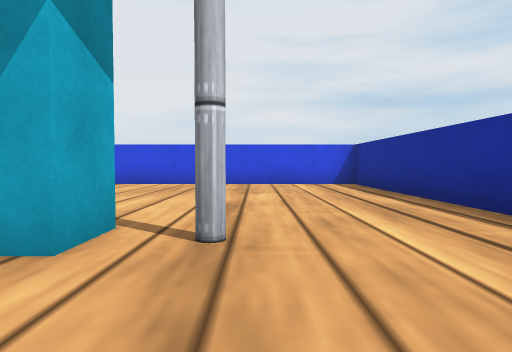
view 1 (above)

24 first-person views from a walk through a Webots world. The camera is 0.05 m above the floor, tilts 2° down and sees 75° across. The floor is counted in squares, 0.1 m on a side. Each view is taken from the middle of a square. On the plan, view 1 faces up. The plan holds only what a view shows up to about 9 squares ahead; the rest is blank. Robots are left out. Webots' stock objects and surfaces are drawn as simple stand-ins.

view 2
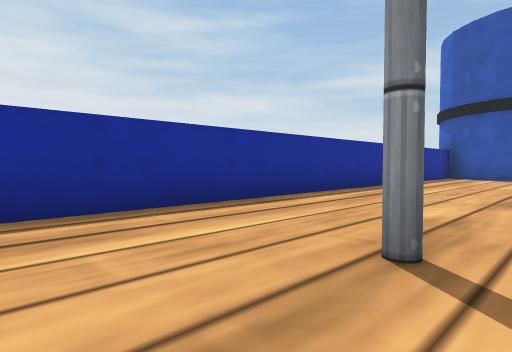

view 3
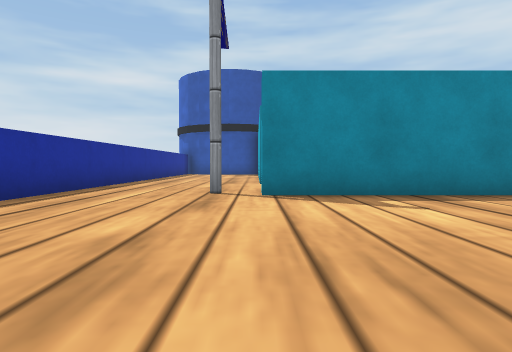

view 4
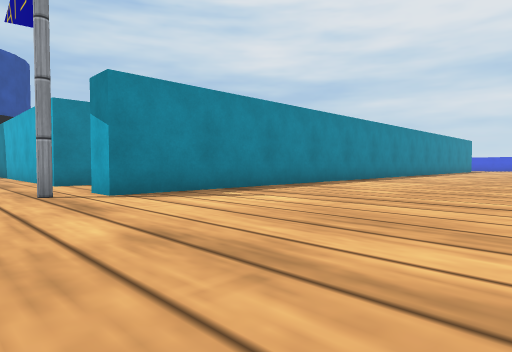

view 5
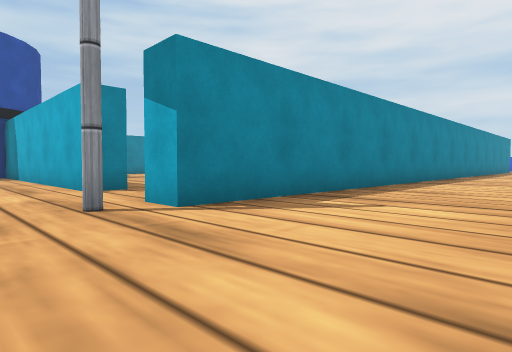

view 6
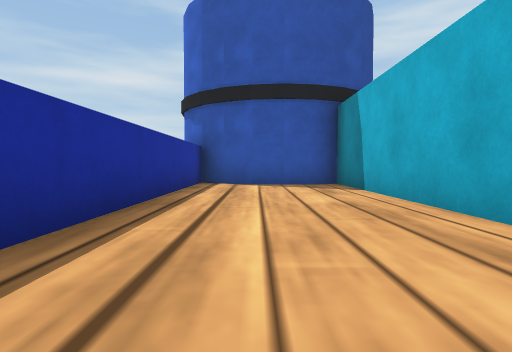

view 7
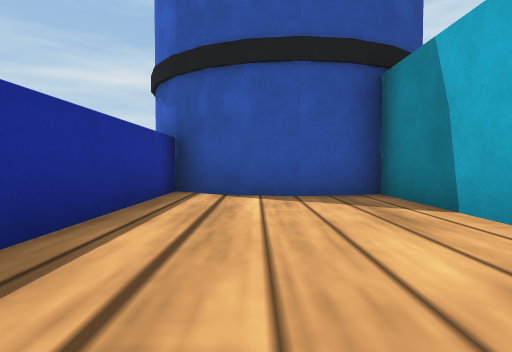

view 8
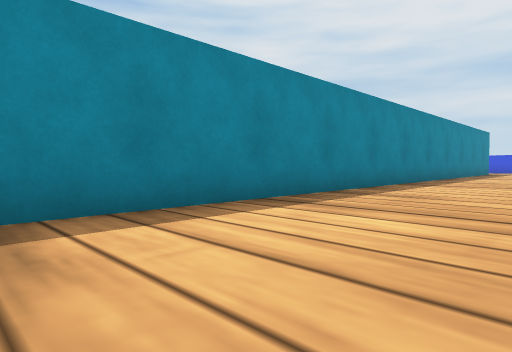

view 9
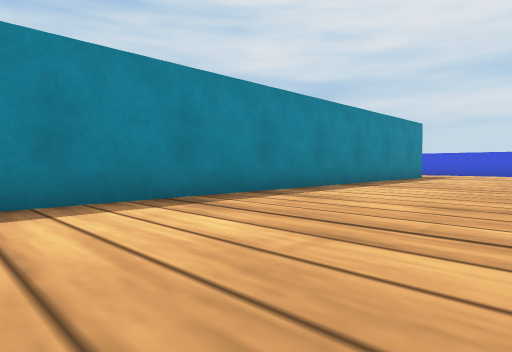

view 10
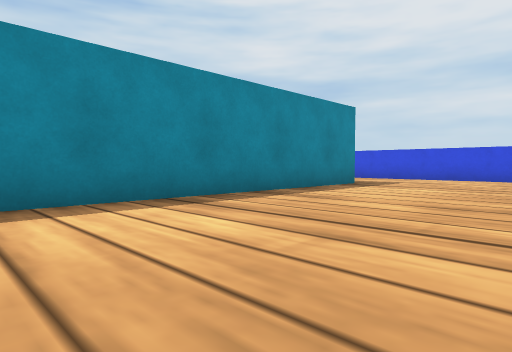

view 11
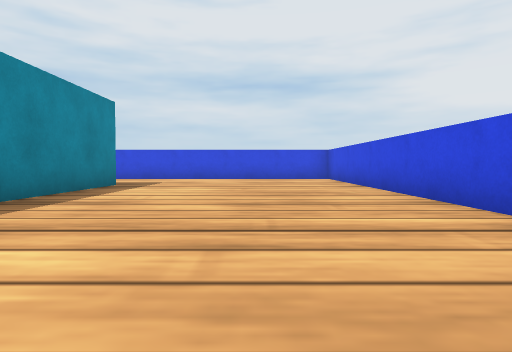

view 12
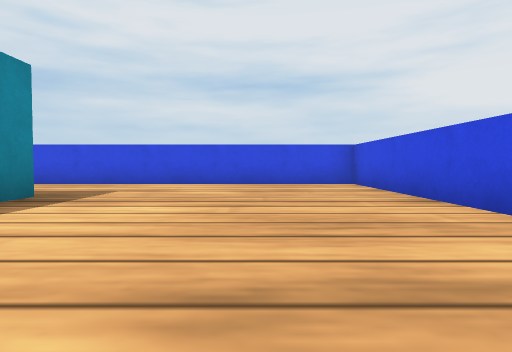

view 13
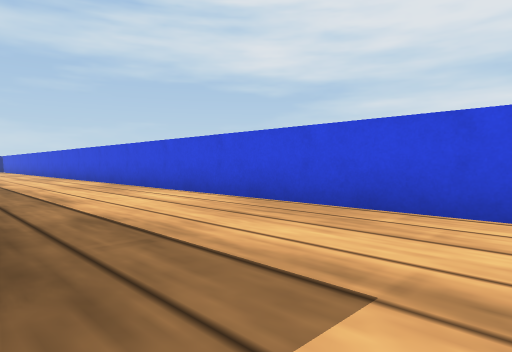

view 14
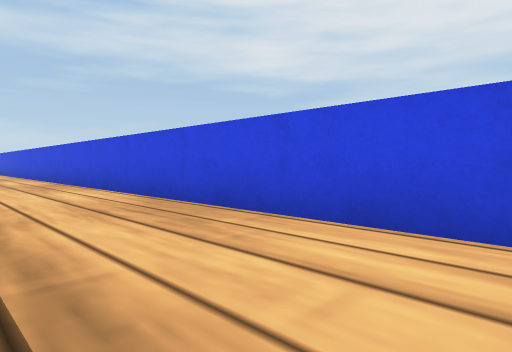

view 15
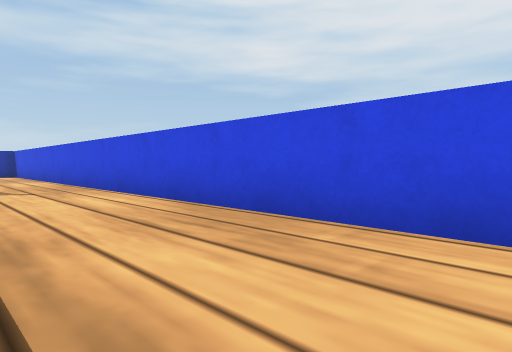

view 16
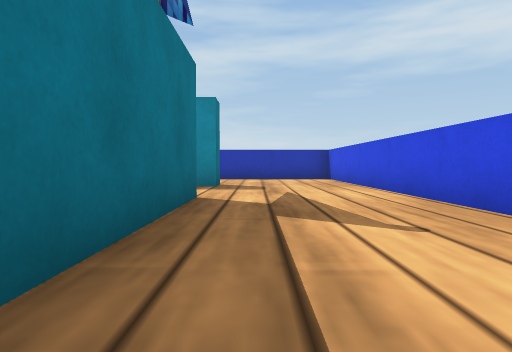

view 17
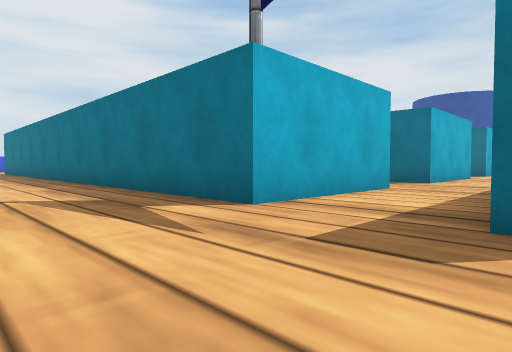

view 18
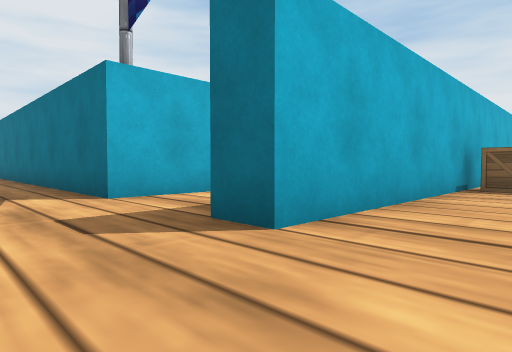

view 19
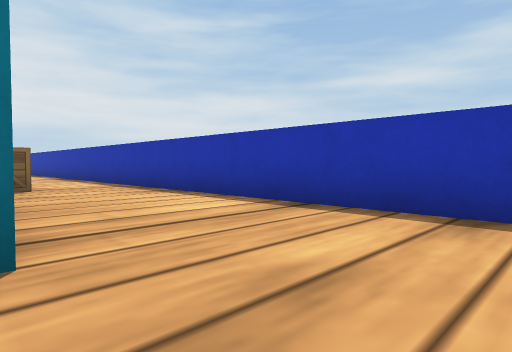

view 20
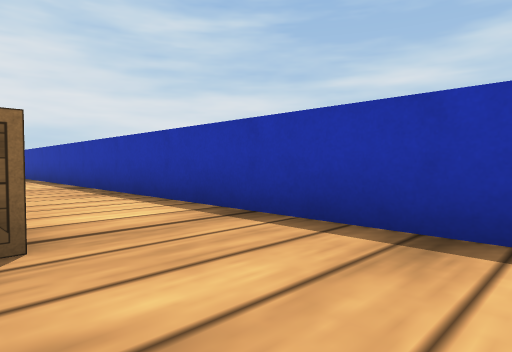

view 21
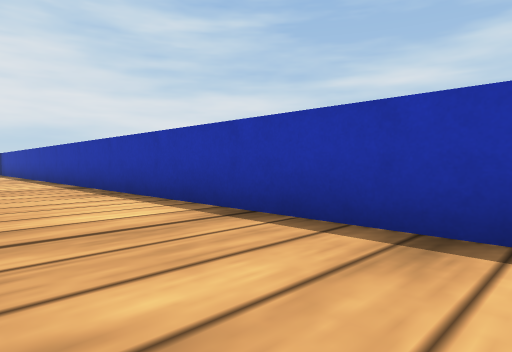

view 22
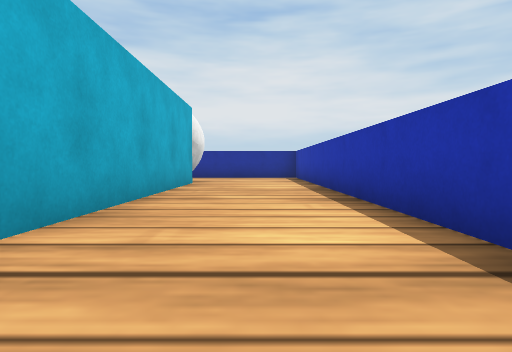

view 23
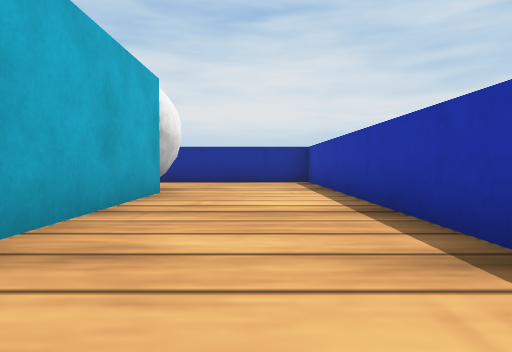

view 24
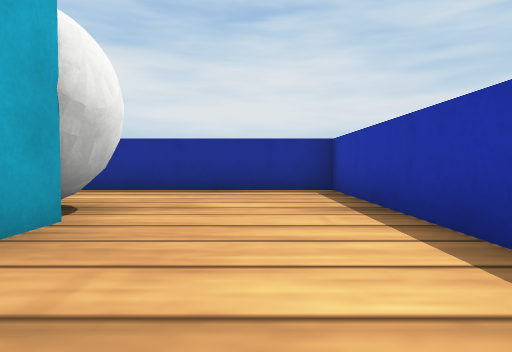

### Floor plan
Points are (right, up) in squares from view 1. A wall is a line through its corners. A room is listed if a view was taken in it or the views show most of it. See-through windows are left out.
Room 1 (views 1, 6, 7)
walls: (-1.1, -0.5) (-1.1, -8.5); (2.5, -9.2) (2.5, 1.5)
ways out: opening at (1, 2) to room 2; opening at (-1.5, 0.5)
Room 2 (views 2, 3, 4, 5, 8, 9, 10, 11, 12, 13, 14, 15, 16, 17, 19)
walls: (-19.2, 8.5) (-27.5, 8.5) (-27.5, -19); (-24.1, 2.6) (-1.1, 2.6) (-1.1, 1.8); (-17.1, -15.1) (-17.6, -15.1) (-17.6, -14.6); (-20, -15.1) (-23.6, -15.1); (2.5, 1.5) (2.5, 8.5) (-3.6, 8.5); (-24.1, -14.6) (-24.1, -8.1); (-24.1, -18.3) (-24.1, -17.5) (-23.6, -17.5)
ways out: opening at (1, 2) to room 1; opening at (-26, -18) to room 3; gap at (-1, 2)
objects: other object (-24, -15); other object (0, 2)
Room 3 (views 18, 20, 21, 22, 23, 24)
walls: (-14.9, -18.3) (-24.1, -18.3); (-1.5, -18.3) (-7.9, -18.3); (-25.6, -21.5) (2.5, -21.5) (2.5, -16.8)
ways out: opening at (-26, -18) to room 2
objects: wooden box (-19, -19) to (-18, -19); ball (-1, -18) to (0, -17)

Where each view was taken, in squares from view 1:
view 1: 0 up, 0 right, facing up
view 2: 4 up, 1 left, facing down-right
view 3: 8 up, 1 left, facing down
view 4: 8 up, 1 right, facing down-left
view 5: 6 up, 1 right, facing down-left
view 6: 0 up, 1 right, facing down
view 7: 3 down, 1 right, facing down
view 8: 6 up, 5 left, facing down-left
view 9: 7 up, 11 left, facing down-left
view 10: 7 up, 16 left, facing down-left
view 11: 6 up, 16 left, facing left
view 12: 6 up, 19 left, facing left
view 13: 4 up, 24 left, facing down-left
view 14: 0 up, 25 left, facing down-left
view 15: 6 down, 25 left, facing down-left
view 16: 10 down, 25 left, facing down
view 17: 18 down, 27 left, facing up-right
view 18: 20 down, 26 left, facing up-right
view 19: 18 down, 26 left, facing down-right
view 20: 19 down, 21 left, facing down-right
view 21: 19 down, 16 left, facing down-right
view 22: 20 down, 10 left, facing right
view 23: 20 down, 7 left, facing right
view 24: 20 down, 4 left, facing right
